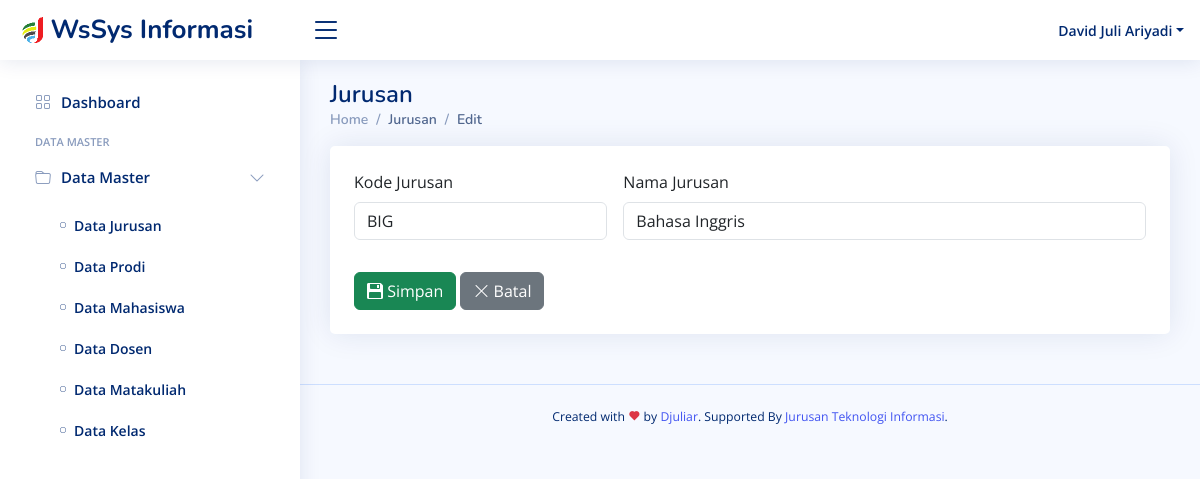
The page /public/backend/dashboard.php?page=jurusan&action=edit&id=5 (signed in) on the database as committed earlier.
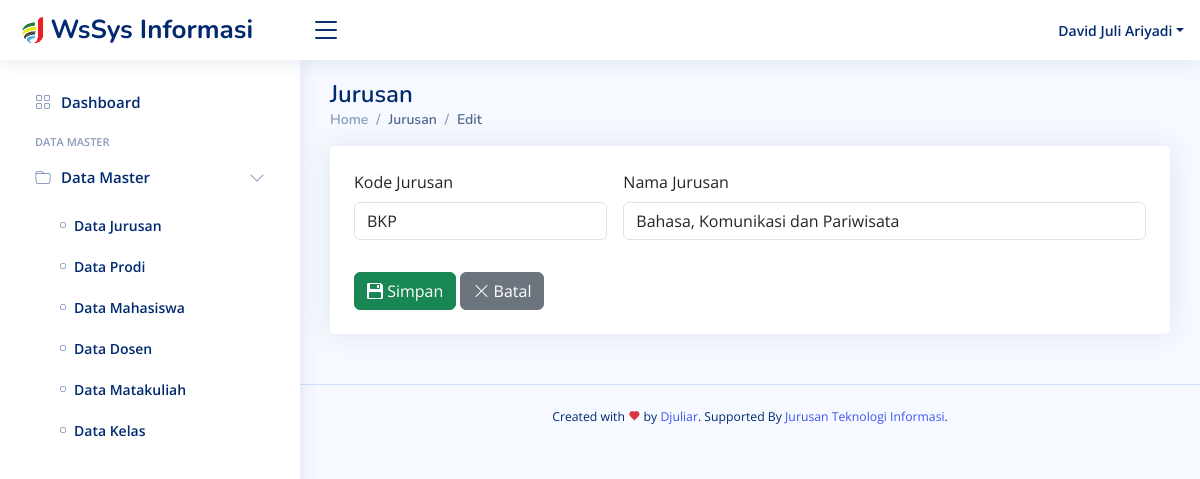
The same page on the database as committed later.
### tables this page shows
CREATE TABLE `jurusan` (
  `id` int(11) NOT NULL,
  `kode_jurusan` varchar(10) NOT NULL,
  `nama_jurusan` varchar(100) NOT NULL,
  `created_at` timestamp NULL DEFAULT CURRENT_TIMESTAMP,
  `updated_at` timestamp NULL DEFAULT CURRENT_TIMESTAMP ON UPDATE CURRENT_TIMESTAMP
);

### classes/Jurusan.php (called while the page is built, shortened)
<?php
class Jurusan {
    private $conn;
    private $table = "jurusan";
    public function __construct($db) {
        $this->conn = $db;
    }
    public function getJurusanById($id)
    {
        $stmt = $this->conn->prepare("SELECT * FROM {$this->table} WHERE id = ?");
        $stmt->bind_param("i", $id);
        $stmt->execute();
        $result = $stmt->get_result();
        return $result->fetch_assoc();
    }
}
?>

### public/backend/contents/jurusan/edit.php (the view, shortened to what this page needs)
<?php
require_once $_SERVER['DOCUMENT_ROOT'] . '/config/Database.php';
require_once $_SERVER['DOCUMENT_ROOT'] . '/classes/Jurusan.php';
$db = new Database();
$conn = $db->getConnection();
$jurusan = new Jurusan($conn);
$jurusan_data = $jurusan->getJurusanById($_GET['id']);
?>
<section class="section dashboard">
	<div class="row">
		<div class="col-lg-12">
            <div class="card overflow-auto">
                <div class="card-body p-4">
					<form class="row g-3 needs-validation" novalidate method="POST" action="contents/jurusan/update.php">
						<div class="col-md-4">
							<label for="kode" class="form-label">Kode Jurusan</label>
							<input type="text" name="kode" placeholder="Kode Jurusan" class="form-control" required value="<?= $jurusan_data['kode_jurusan'] ?>">
						</div>
						<div class="col-md-8">
							<label for="nama" class="form-label">Nama Jurusan</label>
							<input type="text" name="nama" placeholder="Nama Jurusan" class="form-control" required value="<?= $jurusan_data['nama_jurusan'] ?>">
						</div>
						<div class="col-md-12">
							<button type="submit" class="btn btn-success mt-3"><i class="bi bi-floppy2-fill"></i> Simpan</button>
							<button type="button" class="btn btn-secondary mt-3" onclick="window.history.back();"><i class="bi bi-x-lg"></i> Batal</button>
						</div>
					</form>
				</div>
            </div>
		</div>
	</div>
</section>

Rows that differ between the two databases and show on the page:
changed jurusan: kode "BIG" → "BKP"; nama "Bahasa Inggris" → "Bahasa, Komunikasi dan Pariwisata"
